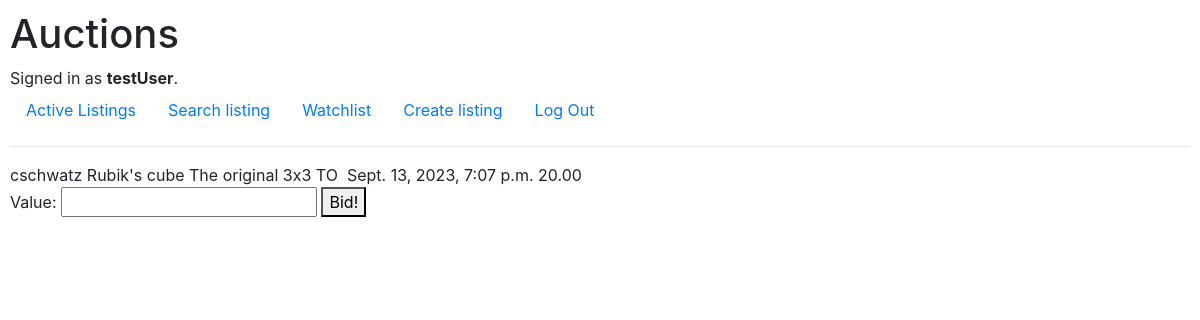
/bid/Rubik's cube (signed in), run on an earlier commit of the app's database.
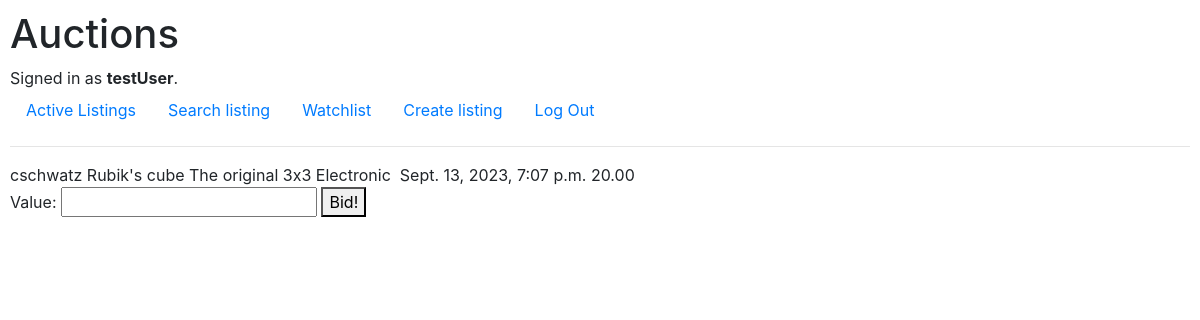
And on a later commit of the database.
### auctions/models.py (models this page shows)
class AuctionListing(models.Model):
    user = models.ForeignKey(User, on_delete=models.CASCADE, related_name="user_listing", default=None)
    title = models.CharField(max_length=64)
    description = models.CharField(max_length=150)
    category_choices = [('Electronic', 'electronic'), ('Toys', 'toys'), ('Home', 'home'), ('Fashion', 'fashion'), ('Other', 'other')]
    category = models.CharField(max_length=10, choices=category_choices, default='Other')
    date = models.DateTimeField(auto_now_add=True)
    image = models.URLField()
    value = models.DecimalField(max_digits=8, decimal_places=2, default=0.00)
    is_active = models.BooleanField(default=True)

class User(AbstractUser):
    pass

### auctions/views.py (the view)
# urls.py: path("bid/<str:listing_title>", views.bid, name="bid"),
@login_required
def bid(request, listing_title):
    listing = AuctionListing.objects.get(title=listing_title)
    try:
        highest_bid = Bid.objects.filter(listing=listing) #gets all bids for the listing
        highest_bid = highest_bid.order_by('bid')[0].bid #order them from highest bid to lowest and fetches the first one (highest)
    except IndexError: #if there are no bids, it will throw an index error
        highest_bid = listing.value
    form = bidForm()
    if request.method == "POST":
        form = bidForm(request.POST)
        if form.is_valid():
            new_bid = form.cleaned_data['value']
            listing_user = listing.user
            current_bid = highest_bid
            if new_bid <= current_bid:
                bid_message = "Your bid must be greater than the current highest bid"
                return render(request, "auctions/bid.html", {
                    "form": form,
                    "listing": listing,
                    "current_bid": current_bid,
                    "listing_user": listing_user,
                    "error_message": bid_message,
                })
            else:
                bid_to_save = Bid(user=request.user, listing=listing, bid=new_bid)
                bid_to_save.save()
            return HttpResponseRedirect(reverse("listing", kwargs={"listing_title": listing_title}))
    else:
        return render(request, "auctions/bid.html", {
            "form": form,
            "listing": listing,
            "highest_bid": highest_bid,
        })

### auctions/views.py
class bidForm(forms.Form):
    value = forms.DecimalField(widget=forms.NumberInput(attrs={'label': 'Bid'}), min_value=0)

### auctions/templates/auctions/bid.html (shortened to what this page needs)
{% extends "auctions/layout.html" %}
{% block body %}
    {{ listing.user }}
    {{ listing.title }}
    {{ listing.description }}
    {{ listing.category }}
    {{ listing.date }}
    {{ highest_bid }}
    <form action="{% url 'bid' listing.title %}" method="post">
        {{ form }}
        <button>Bid!</button>
    </form>
{% endblock %}

What changed in the data, as far as the page shows it:
changed AuctionListing "Rubik's cube": category "TO" → "Electronic"
